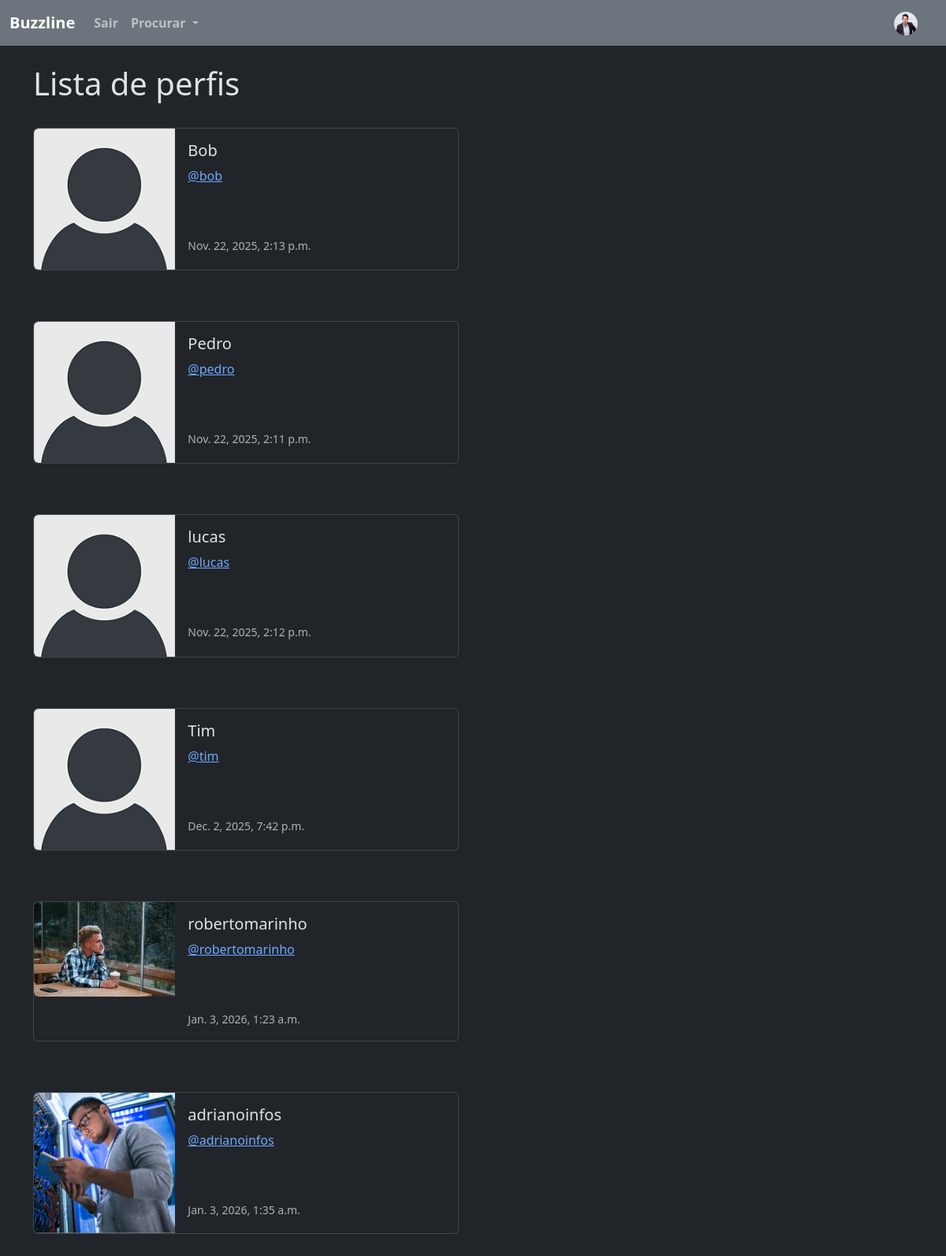
Screenshot of /profile_list/ (signed in) with the database file from the repository.
### buzzline/models.py (models this page shows, shortened)
class Profile(models.Model):
    user = models.OneToOneField(User, on_delete=models.CASCADE) # UM USUARIO TERÁ 1 PERFIL, LOGO 1 PERFIL TERÁ APENAS 1 USUARIO
    follows = models.ManyToManyField("self", # UM PERFIL PODE SEGUIR MUITOS PERFIS
        related_name="followed_by", # QUEM SEGUE ESSE PERFIL
        symmetrical=False, # A PESSOA QUE SEGUE O OUTRO NÃO PRECISA SEGUIR DE VOLTA
        blank=True #NÃO É OBRIGADO A SEGUIR ALGUEM ESSE VALOR PODE SER VAZIO
        )
    date_modified = models.DateTimeField(User, auto_now=True)
    profile_image = models.ImageField(null=True, blank=True, upload_to='images/')
    profile_bio = models.CharField(null=True, blank=True, max_length=500)
    homepage_link = models.CharField(null=True, blank=True, max_length=100)
    facebook_link = models.CharField(null=True, blank=True, max_length=100)
    instagram_link = models.CharField(null=True, blank=True, max_length=100)
    linkedin_link = models.CharField(null=True, blank=True, max_length=100)

### buzzline/views.py (the view)
# urls.py: path('profile_list/', views.profile_list, name='profile_list'),
def profile_list(request):
    if request.user.is_authenticated:
        profiles = Profile.objects.exclude(user=request.user)
        return render(request, 'profile_list.html', {"profiles":profiles })
    else:
        messages.success(request, ("Você precisa estar logado para ver essa página"))
        return redirect('home')

### buzzline/templates/profile_list.html
{% extends 'base.html' %}
{% load static %}
{% block content %}
    <h1>Lista de perfis</h1>
<br />
{% if profiles %}
    {% for profile in profiles %}
    <div class="card mb-3" style="max-width: 540px;">
  <div class="row g-0">
    <div class="col-md-4">
      {% if profile.profile_image %}
        <img src="{{ profile.profile_image.url }}" width="200" height="200" class="img-fluid rounded-start" alt="{{ profile.user.username }}">
      {% else %}
        <img src="{% static '/images/default_profile_pic.png' %}" class="img-fluid rounded-start" alt="Profile Image">
      {% endif %}
    </div>
    <div class="col-md-8">
      <div class="card-body">
        <h5 class="card-title">{{ profile.user.username }}</h5>
        <p class="card-text"><a href="{% url 'profile' profile.user.id %}"> @{{ profile.user.username|lower }}</a></p>
        <br /><br />
        <p class="card-text"><small class="text-body-secondary">{{ profile.date_modified }}</small></p>
      </div>
    </div>
  </div>
</div>
<br /><br />
    {% endfor %}
{% endif %}
{% endblock %}

### buzzline/templates/navbar.html (shortened to what this page needs)
{% load static %}
<nav class="navbar navbar-expand-lg bg-secondary navbar-dark " data-bs-theme="light">
  <div class="container-fluid">
    <a class="navbar-brand fw-semibold" href="{% url 'home' %}">Buzzline</a>
    <div class="collapse navbar-collapse" id="navbarSupportedContent">
      <ul class="navbar-nav me-auto mb-2 mb-lg-0">
        {% if user.is_authenticated %}
        <li class="nav-item">
          <a class="nav-link fw-semibold" href="{% url 'logout' %}">Sair</a>
        </li>
        {% endif %}
        <li class="nav-item dropdown">
          <a class="nav-link dropdown-toggle fw-bold" href="#" role="button" data-bs-toggle="dropdown" aria-expanded="false">
            Procurar
          </a>
        </li>
      </ul>
        {% if user.is_authenticated %}
          <ul class="navbar-nav ml-auto">
            <li class="nav-link navbar-brand">
              <a href="{% url 'profile' request.user.id %}">
                {% if user.profile.profile_image %}
                <img src="{{ user.profile.profile_image.url }}" width="30" height="30" class="rounded-circle">
                {% else %}
                <img src="{% static '/images/default_profile_pic.png' %}" class="img-fluid rounded-circle" width="30" height="30">
                {% endif %}
              </a>
            </li>
          </ul>
        {% endif %}
    </div>
  </div>
</nav>

### rows the page displays
Profile: user.username "Bob", user.username "bob", date_modified "Nov. 22, 2025, 2:13 p.m."
Profile: user.username "Pedro", user.username "pedro", date_modified "Nov. 22, 2025, 2:11 p.m."
Profile: user.username "lucas", date_modified "Nov. 22, 2025, 2:12 p.m."
Profile: user.username "Tim", user.username "tim", date_modified "Dec. 2, 2025, 7:42 p.m."
Profile: profile_image (picture), user.username "robertomarinho", date_modified "Jan. 3, 2026, 1:23 a.m."
Profile: profile_image (picture), user.username "adrianoinfos", date_modified "Jan. 3, 2026, 1:35 a.m."
